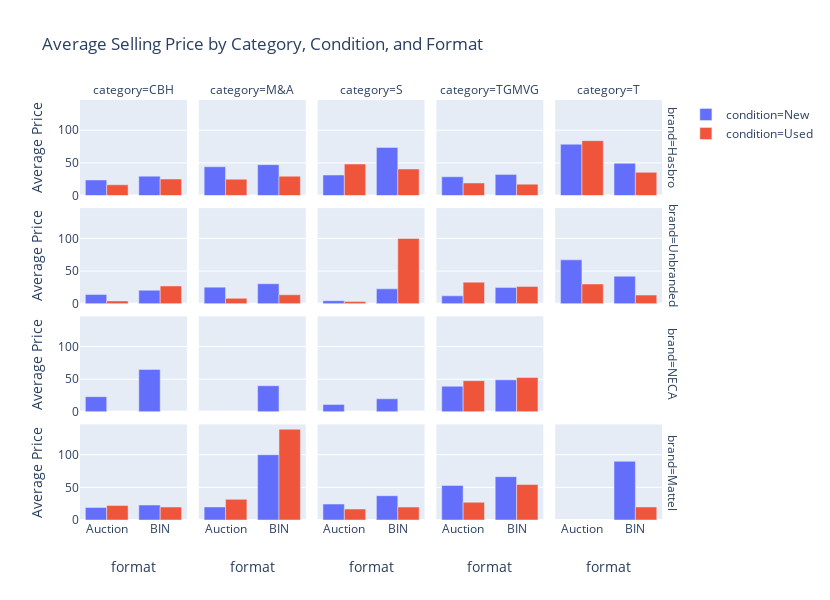

Here is the notebook cell this chart was saved with:
### Code cell
fig = px.bar(facetchart, x="format", y="price", color="condition", barmode="group", facet_row="brand", facet_col="category",
             labels = {'brand':'','price':'Average Price','category':''},
             category_orders={"category": top_cats, "brand":['Hasbro','Unbranded','NECA','Mattel']},
             height=600,width = 830,
             title='Average Selling Price by Category, Condition, and Format')
fig.show()

### Figure 1 — Plotly figure (JSON) as saved in the notebook; plotly's stock layout.template omitted (floating-point values rounded to 4 significant figures)
{"data": [{"alignmentgroup": "True", "hoverlabel": {"namelength": 0}, "hovertemplate": "condition=New<br>=CBH<br>format=%{x}<br>Average Price=%{y}", "legendgroup": "condition=New", "marker": {"color": "#636efa"}, "name": "condition=New", "offsetgroup": "condition=New", "orientation": "v", "showlegend": true, "textposition": "auto", "type": "bar", "x": ["Auction", "BIN"], "xaxis": "x16", "y": [23.88, 29.75], "yaxis": "y16"}, {"alignmentgroup": "True", "hoverlabel": {"namelength": 0}, "hovertemplate": "condition=New<br>=M&A<br>format=%{x}<br>Average Price=%{y}", "legendgroup": "condition=New", "marker": {"color": "#636efa"}, "name": "condition=New", "offsetgroup": "condition=New", "orientation": "v", "showlegend": false, "textposition": "auto", "type": "bar", "x": ["Auction", "BIN"], "xaxis": "x17", "y": [44.12, 47.29], "yaxis": "y17"}, {"alignmentgroup": "True", "hoverlabel": {"namelength": 0}, "hovertemplate": "condition=New<br>=S<br>format=%{x}<br>Average Price=%{y}", "legendgroup": "condition=New", "marker": {"color": "#636efa"}, "name": "condition=New", "offsetgroup": "condition=New", "orientation": "v", "showlegend": false, "textposition": "auto", "type": "bar", "x": ["Auction", "BIN"], "xaxis": "x18", "y": [31.46, 73.73], "yaxis": "y18"}, {"alignmentgroup": "True", "hoverlabel": {"namelength": 0}, "hovertemplate": "condition=New<br>=TGMVG<br>format=%{x}<br>Average Price=%{y}", "legendgroup": "condition=New", "marker": {"color": "#636efa"}, "name": "condition=New", "offsetgroup": "condition=New", "orientation": "v", "showlegend": false, "textposition": "auto", "type": "bar", "x": ["Auction", "BIN"], "xaxis": "x19", "y": [28.82, 32.43], "yaxis": "y19"}, {"alignmentgroup": "True", "hoverlabel": {"namelength": 0}, "hovertemplate": "condition=New<br>=T<br>format=%{x}<br>Average Price=%{y}", "legendgroup": "condition=New", "marker": {"color": "#636efa"}, "name": "condition=New", "offsetgroup": "condition=New", "orientation": "v", "showlegend": false, "textposition": "auto", "type": "bar", "x": ["Auction", "BIN"], "xaxis": "x20", "y": [78.67, 49.37], "yaxis": "y20"}, {"alignmentgroup": "True", "hoverlabel": {"namelength": 0}, "hovertemplate": "condition=New<br>=CBH<br>format=%{x}<br>Average Price=%{y}", "legendgroup": "condition=New", "marker": {"color": "#636efa"}, "name": "condition=New", "offsetgroup": "condition=New", "orientation": "v", "showlegend": false, "textposition": "auto", "type": "bar", "x": ["Auction", "BIN"], "xaxis": "x11", "y": [14.1, 20.63], "yaxis": "y11"}, {"alignmentgroup": "True", "hoverlabel": {"namelength": 0}, "hovertemplate": "condition=New<br>=M&A<br>format=%{x}<br>Average Price=%{y}", "legendgroup": "condition=New", "marker": {"color": "#636efa"}, "name": "condition=New", "offsetgroup": "condition=New", "orientation": "v", "showlegend": false, "textposition": "auto", "type": "bar", "x": ["Auction", "BIN"], "xaxis": "x12", "y": [25.39, 30.59], "yaxis": "y12"}, {"alignmentgroup": "True", "hoverlabel": {"namelength": 0}, "hovertemplate": "condition=New<br>=S<br>format=%{x}<br>Average Price=%{y}", "legendgroup": "condition=New", "marker": {"color": "#636efa"}, "name": "condition=New", "offsetgroup": "condition=New", "orientation": "v", "showlegend": false, "textposition": "auto", "type": "bar", "x": ["Auction", "BIN"], "xaxis": "x13", "y": [4.583, 22.72], "yaxis": "y13"}, {"alignmentgroup": "True", "hoverlabel": {"namelength": 0}, "hovertemplate": "condition=New<br>=TGMVG<br>format=%{x}<br>Average Price=%{y}", "legendgroup": "condition=New", "marker": {"color": "#636efa"}, "name": "condition=New", "offsetgroup": "condition=New", "orientation": "v", "showlegend": false, "textposition": "auto", "type": "bar", "x": ["Auction", "BIN"], "xaxis": "x14", "y": [12.04, 25.01], "yaxis": "y14"}, {"alignmentgroup": "True", "hoverlabel": {"namelength": 0}, "hovertemplate": "condition=New<br>=T<br>format=%{x}<br>Average Price=%{y}", "legendgroup": "condition=New", "marker": {"color": "#636efa"}, "name": "condition=New", "offsetgroup": "condition=New", "orientation": "v", "showlegend": false, "textposition": "auto", "type": "bar", "x": ["Auction", "BIN"], "xaxis": "x15", "y": [67.21, 42.12], "yaxis": "y15"}, {"alignmentgroup": "True", "hoverlabel": {"namelength": 0}, "hovertemplate": "condition=New<br>=CBH<br>format=%{x}<br>Average Price=%{y}", "legendgroup": "condition=New", "marker": {"color": "#636efa"}, "name": "condition=New", "offsetgroup": "condition=New", "orientation": "v", "showlegend": false, "textposition": "auto", "type": "bar", "x": ["Auction", "BIN"], "xaxis": "x6", "y": [23.25, 65.03], "yaxis": "y6"}, {"alignmentgroup": "True", "hoverlabel": {"namelength": 0}, "hovertemplate": "condition=New<br>=M&A<br>format=%{x}<br>Average Price=%{y}", "legendgroup": "condition=New", "marker": {"color": "#636efa"}, "name": "condition=New", "offsetgroup": "condition=New", "orientation": "v", "showlegend": false, "textposition": "auto", "type": "bar", "x": ["BIN"], "xaxis": "x7", "y": [39.97], "yaxis": "y7"}, {"alignmentgroup": "True", "hoverlabel": {"namelength": 0}, "hovertemplate": "condition=New<br>=S<br>format=%{x}<br>Average Price=%{y}", "legendgroup": "condition=New", "marker": {"color": "#636efa"}, "name": "condition=New", "offsetgroup": "condition=New", "orientation": "v", "showlegend": false, "textposition": "auto", "type": "bar", "x": ["Auction", "BIN"], "xaxis": "x8", "y": [11.4, 19.98], "yaxis": "y8"}, {"alignmentgroup": "True", "hoverlabel": {"namelength": 0}, "hovertemplate": "condition=New<br>=TGMVG<br>format=%{x}<br>Average Price=%{y}", "legendgroup": "condition=New", "marker": {"color": "#636efa"}, "name": "condition=New", "offsetgroup": "condition=New", "orientation": "v", "showlegend": false, "textposition": "auto", "type": "bar", "x": ["Auction", "BIN"], "xaxis": "x9", "y": [39.19, 49.01], "yaxis": "y9"}, {"alignmentgroup": "True", "hoverlabel": {"namelength": 0}, "hovertemplate": "condition=New<br>=CBH<br>format=%{x}<br>Average Price=%{y}", "legendgroup": "condition=New", "marker": {"color": "#636efa"}, "name": "condition=New", "offsetgroup": "condition=New", "orientation": "v", "showlegend": false, "textposition": "auto", "type": "bar", "x": ["Auction", "BIN"], "xaxis": "x", "y": [19.27, 22.9], "yaxis": "y"}, {"alignmentgroup": "True", "hoverlabel": {"namelength": 0}, "hovertemplate": "condition=New<br>=M&A<br>format=%{x}<br>Average Price=%{y}", "legendgroup": "condition=New", "marker": {"color": "#636efa"}, "name": "condition=New", "offsetgroup": "condition=New", "orientation": "v", "showlegend": false, "textposition": "auto", "type": "bar", "x": ["Auction", "BIN"], "xaxis": "x2", "y": [20, 100], "yaxis": "y2"}, {"alignmentgroup": "True", "hoverlabel": {"namelength": 0}, "hovertemplate": "condition=New<br>=S<br>format=%{x}<br>Average Price=%{y}", "legendgroup": "condition=New", "marker": {"color": "#636efa"}, "name": "condition=New", "offsetgroup": "condition=New", "orientation": "v", "showlegend": false, "textposition": "auto", "type": "bar", "x": ["Auction", "BIN"], "xaxis": "x3", "y": [24.42, 37.19], "yaxis": "y3"}, {"alignmentgroup": "True", "hoverlabel": {"namelength": 0}, "hovertemplate": "condition=New<br>=TGMVG<br>format=%{x}<br>Average Price=%{y}", "legendgroup": "condition=New", "marker": {"color": "#636efa"}, "name": "condition=New", "offsetgroup": "condition=New", "orientation": "v", "showlegend": false, "textposition": "auto", "type": "bar", "x": ["Auction", "BIN"], "xaxis": "x4", "y": [53.03, 66.37], "yaxis": "y4"}, {"alignmentgroup": "True", "hoverlabel": {"namelength": 0}, "hovertemplate": "condition=New<br>=T<br>format=%{x}<br>Average Price=%{y}", "legendgroup": "condition=New", "marker": {"color": "#636efa"}, "name": "condition=New", "offsetgroup": "condition=New", "orientation": "v", "showlegend": false, "textposition": "auto", "type": "bar", "x": ["BIN"], "xaxis": "x5", "y": [89.95], "yaxis": "y5"}, {"alignmentgroup": "True", "hoverlabel": {"namelength": 0}, "hovertemplate": "condition=Used<br>=CBH<br>format=%{x}<br>Average Price=%{y}", "legendgroup": "condition=Used", "marker": {"color": "#EF553B"}, "name": "condition=Used", "offsetgroup": "condition=Used", "orientation": "v", "showlegend": true, "textposition": "auto", "type": "bar", "x": ["Auction", "BIN"], "xaxis": "x16", "y": [16.52, 25.36], "yaxis": "y16"}, {"alignmentgroup": "True", "hoverlabel": {"namelength": 0}, "hovertemplate": "condition=Used<br>=M&A<br>format=%{x}<br>Average Price=%{y}", "legendgroup": "condition=Used", "marker": {"color": "#EF553B"}, "name": "condition=Used", "offsetgroup": "condition=Used", "orientation": "v", "showlegend": false, "textposition": "auto", "type": "bar", "x": ["Auction", "BIN"], "xaxis": "x17", "y": [25.08, 29.68], "yaxis": "y17"}, {"alignmentgroup": "True", "hoverlabel": {"namelength": 0}, "hovertemplate": "condition=Used<br>=S<br>format=%{x}<br>Average Price=%{y}", "legendgroup": "condition=Used", "marker": {"color": "#EF553B"}, "name": "condition=Used", "offsetgroup": "condition=Used", "orientation": "v", "showlegend": false, "textposition": "auto", "type": "bar", "x": ["Auction", "BIN"], "xaxis": "x18", "y": [48.27, 40.69], "yaxis": "y18"}, {"alignmentgroup": "True", "hoverlabel": {"namelength": 0}, "hovertemplate": "condition=Used<br>=TGMVG<br>format=%{x}<br>Average Price=%{y}", "legendgroup": "condition=Used", "marker": {"color": "#EF553B"}, "name": "condition=Used", "offsetgroup": "condition=Used", "orientation": "v", "showlegend": false, "textposition": "auto", "type": "bar", "x": ["Auction", "BIN"], "xaxis": "x19", "y": [19.33, 17.49], "yaxis": "y19"}, {"alignmentgroup": "True", "hoverlabel": {"namelength": 0}, "hovertemplate": "condition=Used<br>=T<br>format=%{x}<br>Average Price=%{y}", "legendgroup": "condition=Used", "marker": {"color": "#EF553B"}, "name": "condition=Used", "offsetgroup": "condition=Used", "orientation": "v", "showlegend": false, "textposition": "auto", "type": "bar", "x": ["Auction", "BIN"], "xaxis": "x20", "y": [84.13, 35.52], "yaxis": "y20"}, {"alignmentgroup": "True", "hoverlabel": {"namelength": 0}, "hovertemplate": "condition=Used<br>=CBH<br>format=%{x}<br>Average Price=%{y}", "legendgroup": "condition=Used", "marker": {"color": "#EF553B"}, "name": "condition=Used", "offsetgroup": "condition=Used", "orientation": "v", "showlegend": false, "textposition": "auto", "type": "bar", "x": ["Auction", "BIN"], "xaxis": "x11", "y": [4.25, 27.18], "yaxis": "y11"}, {"alignmentgroup": "True", "hoverlabel": {"namelength": 0}, "hovertemplate": "condition=Used<br>=M&A<br>format=%{x}<br>Average Price=%{y}", "legendgroup": "condition=Used", "marker": {"color": "#EF553B"}, "name": "condition=Used", "offsetgroup": "condition=Used", "orientation": "v", "showlegend": false, "textposition": "auto", "type": "bar", "x": ["Auction", "BIN"], "xaxis": "x12", "y": [8.245, 13.7], "yaxis": "y12"}, {"alignmentgroup": "True", "hoverlabel": {"namelength": 0}, "hovertemplate": "condition=Used<br>=S<br>format=%{x}<br>Average Price=%{y}", "legendgroup": "condition=Used", "marker": {"color": "#EF553B"}, "name": "condition=Used", "offsetgroup": "condition=Used", "orientation": "v", "showlegend": false, "textposition": "auto", "type": "bar", "x": ["Auction", "BIN"], "xaxis": "x13", "y": [3.24, 100], "yaxis": "y13"}, {"alignmentgroup": "True", "hoverlabel": {"namelength": 0}, "hovertemplate": "condition=Used<br>=TGMVG<br>format=%{x}<br>Average Price=%{y}", "legendgroup": "condition=Used", "marker": {"color": "#EF553B"}, "name": "condition=Used", "offsetgroup": "condition=Used", "orientation": "v", "showlegend": false, "textposition": "auto", "type": "bar", "x": ["Auction", "BIN"], "xaxis": "x14", "y": [33.01, 26.51], "yaxis": "y14"}, {"alignmentgroup": "True", "hoverlabel": {"namelength": 0}, "hovertemplate": "condition=Used<br>=T<br>format=%{x}<br>Average Price=%{y}", "legendgroup": "condition=Used", "marker": {"color": "#EF553B"}, "name": "condition=Used", "offsetgroup": "condition=Used", "orientation": "v", "showlegend": false, "textposition": "auto", "type": "bar", "x": ["Auction", "BIN"], "xaxis": "x15", "y": [30.19, 13.28], "yaxis": "y15"}, {"alignmentgroup": "True", "hoverlabel": {"namelength": 0}, "hovertemplate": "condition=Used<br>=TGMVG<br>format=%{x}<br>Average Price=%{y}", "legendgroup": "condition=Used", "marker": {"color": "#EF553B"}, "name": "condition=Used", "offsetgroup": "condition=Used", "orientation": "v", "showlegend": false, "textposition": "auto", "type": "bar", "x": ["Auction", "BIN"], "xaxis": "x9", "y": [47.8, 52.76], "yaxis": "y9"}, {"alignmentgroup": "True", "hoverlabel": {"namelength": 0}, "hovertemplate": "condition=Used<br>=CBH<br>format=%{x}<br>Average Price=%{y}", "legendgroup": "condition=Used", "marker": {"color": "#EF553B"}, "name": "condition=Used", "offsetgroup": "condition=Used", "orientation": "v", "showlegend": false, "textposition": "auto", "type": "bar", "x": ["Auction", "BIN"], "xaxis": "x", "y": [22.2, 19.91], "yaxis": "y"}, {"alignmentgroup": "True", "hoverlabel": {"namelength": 0}, "hovertemplate": "condition=Used<br>=M&A<br>format=%{x}<br>Average Price=%{y}", "legendgroup": "condition=Used", "marker": {"color": "#EF553B"}, "name": "condition=Used", "offsetgroup": "condition=Used", "orientation": "v", "showlegend": false, "textposition": "auto", "type": "bar", "x": ["Auction", "BIN"], "xaxis": "x2", "y": [31.62, 139.1], "yaxis": "y2"}, {"alignmentgroup": "True", "hoverlabel": {"namelength": 0}, "hovertemplate": "condition=Used<br>=S<br>format=%{x}<br>Average Price=%{y}", "legendgroup": "condition=Used", "marker": {"color": "#EF553B"}, "name": "condition=Used", "offsetgroup": "condition=Used", "orientation": "v", "showlegend": false, "textposition": "auto", "type": "bar", "x": ["Auction", "BIN"], "xaxis": "x3", "y": [16.83, 19.83], "yaxis": "y3"}, {"alignmentgroup": "True", "hoverlabel": {"namelength": 0}, "hovertemplate": "condition=Used<br>=TGMVG<br>format=%{x}<br>Average Price=%{y}", "legendgroup": "condition=Used", "marker": {"color": "#EF553B"}, "name": "condition=Used", "offsetgroup": "condition=Used", "orientation": "v", "showlegend": false, "textposition": "auto", "type": "bar", "x": ["Auction", "BIN"], "xaxis": "x4", "y": [27.13, 54.36], "yaxis": "y4"}, {"alignmentgroup": "True", "hoverlabel": {"namelength": 0}, "hovertemplate": "condition=Used<br>=T<br>format=%{x}<br>Average Price=%{y}", "legendgroup": "condition=Used", "marker": {"color": "#EF553B"}, "name": "condition=Used", "offsetgroup": "condition=Used", "orientation": "v", "showlegend": false, "textposition": "auto", "type": "bar", "x": ["BIN"], "xaxis": "x5", "y": [20], "yaxis": "y5"}], "layout": {"annotations": [{"font": {}, "showarrow": false, "text": "category=CBH", "x": 0.09, "xanchor": "center", "xref": "paper", "y": 1, "yanchor": "bottom", "yref": "paper"}, {"font": {}, "showarrow": false, "text": "category=M&A", "x": 0.29, "xanchor": "center", "xref": "paper", "y": 1, "yanchor": "bottom", "yref": "paper"}, {"font": {}, "showarrow": false, "text": "category=S", "x": 0.49, "xanchor": "center", "xref": "paper", "y": 1, "yanchor": "bottom", "yref": "paper"}, {"font": {}, "showarrow": false, "text": "category=TGMVG", "x": 0.69, "xanchor": "center", "xref": "paper", "y": 1, "yanchor": "bottom", "yref": "paper"}, {"font": {}, "showarrow": false, "text": "category=T", "x": 0.89, "xanchor": "center", "xref": "paper", "y": 1, "yanchor": "bottom", "yref": "paper"}, {"font": {}, "showarrow": false, "text": "brand=Mattel", "textangle": 90, "x": 0.98, "xanchor": "left", "xref": "paper", "y": 0.1138, "yanchor": "middle", "yref": "paper"}, {"font": {}, "showarrow": false, "text": "brand=NECA", "textangle": 90, "x": 0.98, "xanchor": "left", "xref": "paper", "y": 0.3712, "yanchor": "middle", "yref": "paper"}, {"font": {}, "showarrow": false, "text": "brand=Unbranded", "textangle": 90, "x": 0.98, "xanchor": "left", "xref": "paper", "y": 0.6288, "yanchor": "middle", "yref": "paper"}, {"font": {}, "showarrow": false, "text": "brand=Hasbro", "textangle": 90, "x": 0.98, "xanchor": "left", "xref": "paper", "y": 0.8862, "yanchor": "middle", "yref": "paper"}], "barmode": "group", "height": 600, "legend": {"tracegroupgap": 0}, "title": {"text": "Average Selling Price by Category, Condition, and Format"}, "width": 830, "xaxis": {"anchor": "y", "domain": [0, 0.18], "title": {"text": "format"}}, "xaxis10": {"anchor": "y10", "domain": [0.8, 0.98], "matches": "x", "showticklabels": false}, "xaxis11": {"anchor": "y11", "domain": [0, 0.18], "matches": "x", "showticklabels": false}, "xaxis12": {"anchor": "y12", "domain": [0.2, 0.38], "matches": "x", "showticklabels": false}, "xaxis13": {"anchor": "y13", "domain": [0.4, 0.58], "matches": "x", "showticklabels": false}, "xaxis14": {"anchor": "y14", "domain": [0.6, 0.78], "matches": "x", "showticklabels": false}, "xaxis15": {"anchor": "y15", "domain": [0.8, 0.98], "matches": "x", "showticklabels": false}, "xaxis16": {"anchor": "y16", "domain": [0, 0.18], "matches": "x", "showticklabels": false}, "xaxis17": {"anchor": "y17", "domain": [0.2, 0.38], "matches": "x", "showticklabels": false}, "xaxis18": {"anchor": "y18", "domain": [0.4, 0.58], "matches": "x", "showticklabels": false}, "xaxis19": {"anchor": "y19", "domain": [0.6, 0.78], "matches": "x", "showticklabels": false}, "xaxis2": {"anchor": "y2", "domain": [0.2, 0.38], "matches": "x", "title": {"text": "format"}}, "xaxis20": {"anchor": "y20", "domain": [0.8, 0.98], "matches": "x", "showticklabels": false}, "xaxis3": {"anchor": "y3", "domain": [0.4, 0.58], "matches": "x", "title": {"text": "format"}}, "xaxis4": {"anchor": "y4", "domain": [0.6, 0.78], "matches": "x", "title": {"text": "format"}}, "xaxis5": {"anchor": "y5", "domain": [0.8, 0.98], "matches": "x", "title": {"text": "format"}}, "xaxis6": {"anchor": "y6", "domain": [0, 0.18], "matches": "x", "showticklabels": false}, "xaxis7": {"anchor": "y7", "domain": [0.2, 0.38], "matches": "x", "showticklabels": false}, "xaxis8": {"anchor": "y8", "domain": [0.4, 0.58], "matches": "x", "showticklabels": false}, "xaxis9": {"anchor": "y9", "domain": [0.6, 0.78], "matches": "x", "showticklabels": false}, "yaxis": {"anchor": "x", "domain": [0, 0.2275], "title": {"text": "Average Price"}}, "yaxis10": {"anchor": "x10", "domain": [0.2575, 0.485], "matches": "y", "showticklabels": false}, "yaxis11": {"anchor": "x11", "domain": [0.515, 0.7425], "matches": "y", "title": {"text": "Average Price"}}, "yaxis12": {"anchor": "x12", "domain": [0.515, 0.7425], "matches": "y", "showticklabels": false}, "yaxis13": {"anchor": "x13", "domain": [0.515, 0.7425], "matches": "y", "showticklabels": false}, "yaxis14": {"anchor": "x14", "domain": [0.515, 0.7425], "matches": "y", "showticklabels": false}, "yaxis15": {"anchor": "x15", "domain": [0.515, 0.7425], "matches": "y", "showticklabels": false}, "yaxis16": {"anchor": "x16", "domain": [0.7725, 1], "matches": "y", "title": {"text": "Average Price"}}, "yaxis17": {"anchor": "x17", "domain": [0.7725, 1], "matches": "y", "showticklabels": false}, "yaxis18": {"anchor": "x18", "domain": [0.7725, 1], "matches": "y", "showticklabels": false}, "yaxis19": {"anchor": "x19", "domain": [0.7725, 1], "matches": "y", "showticklabels": false}, "yaxis2": {"anchor": "x2", "domain": [0, 0.2275], "matches": "y", "showticklabels": false}, "yaxis20": {"anchor": "x20", "domain": [0.7725, 1], "matches": "y", "showticklabels": false}, "yaxis3": {"anchor": "x3", "domain": [0, 0.2275], "matches": "y", "showticklabels": false}, "yaxis4": {"anchor": "x4", "domain": [0, 0.2275], "matches": "y", "showticklabels": false}, "yaxis5": {"anchor": "x5", "domain": [0, 0.2275], "matches": "y", "showticklabels": false}, "yaxis6": {"anchor": "x6", "domain": [0.2575, 0.485], "matches": "y", "title": {"text": "Average Price"}}, "yaxis7": {"anchor": "x7", "domain": [0.2575, 0.485], "matches": "y", "showticklabels": false}, "yaxis8": {"anchor": "x8", "domain": [0.2575, 0.485], "matches": "y", "showticklabels": false}, "yaxis9": {"anchor": "x9", "domain": [0.2575, 0.485], "matches": "y", "showticklabels": false}}}
